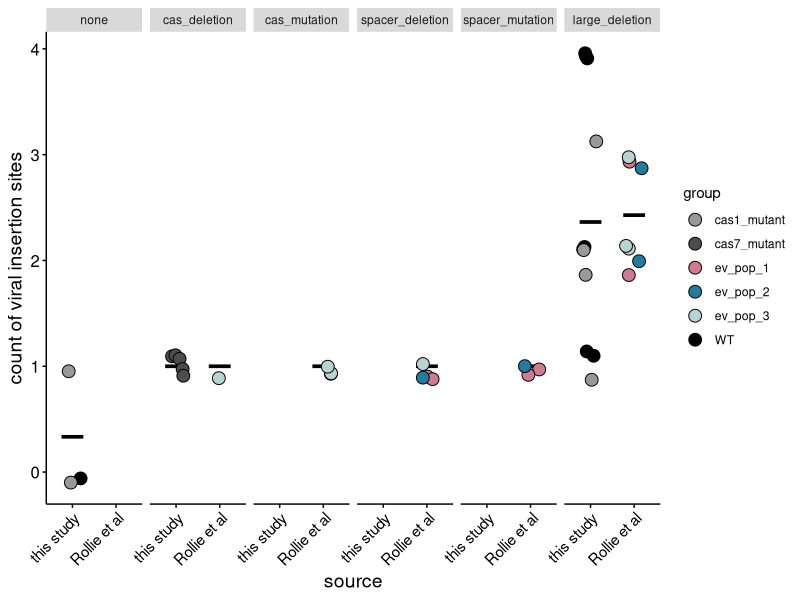

Write the R code that produced this figure.
# Presets ####
library(tidyverse)

mytheme <-   theme(panel.grid.minor=element_blank(), #gets rid of grey and lines in the middle
                   panel.grid.major=element_blank(), #gets rid of grey and lines in the middle
                   panel.background=element_rect(fill="white"),#gets rid of grey and lines in the middle
                   panel.border=element_blank(), #gets rid of square going around the entire graph
                   axis.line = element_line(colour = 'black', linewidth = 0.5),#sets the axis line size
                   axis.ticks=element_line(colour = 'black', size = 0.5), #sets the tick lines
                   axis.title.x = element_text(size=14, color="black"), #size of x-axis title
                   axis.title.y = element_text(size=14, color="black"), #size of y-axis title
                   axis.text.x = element_text( size=11, color="black"), #size of x-axis text
                   axis.text.y = element_text( size=12, color="black"),#size of y-axis text
                   legend.key = element_rect(fill="transparent"),
                   legend.background = element_blank())

# Data ####
dat <- read.csv("crispr_polylysogeny_data.csv")
dat$CRISPR <- factor(dat$CRISPR, levels=c("Y","N"), labels=c("yes", "no"))
dat$group <- factor(dat$group)
dat$source <- factor(dat$source, labels = c("this study", "Rollie et al"))
dat$mutation_type <- factor(dat$mutation_type, levels=c("none", "cas_deletion", "cas_mutation", 
                                                        "spacer_deletion","spacer_mutation","large_deletion"))


# Graph ####
dat %>% 
  ggplot(aes(x=source,y=count))+
  stat_summary(aes(y=count), fun = "mean", geom= "crossbar", width=0.5)+
  geom_point(aes(fill=group),shape=21, size=4, position=position_jitter(width=0.2, height=0.15))+
  scale_fill_manual(values=c("grey60", "grey30", "#CE7B91","#247BA0","#B8D3D1", "black"))+
  ylab("count of viral insertion sites")+
  mytheme+
  theme(axis.text.x = element_text(color="black", angle=45,hjust=1)) +
  facet_wrap(~mutation_type, nrow=1)
